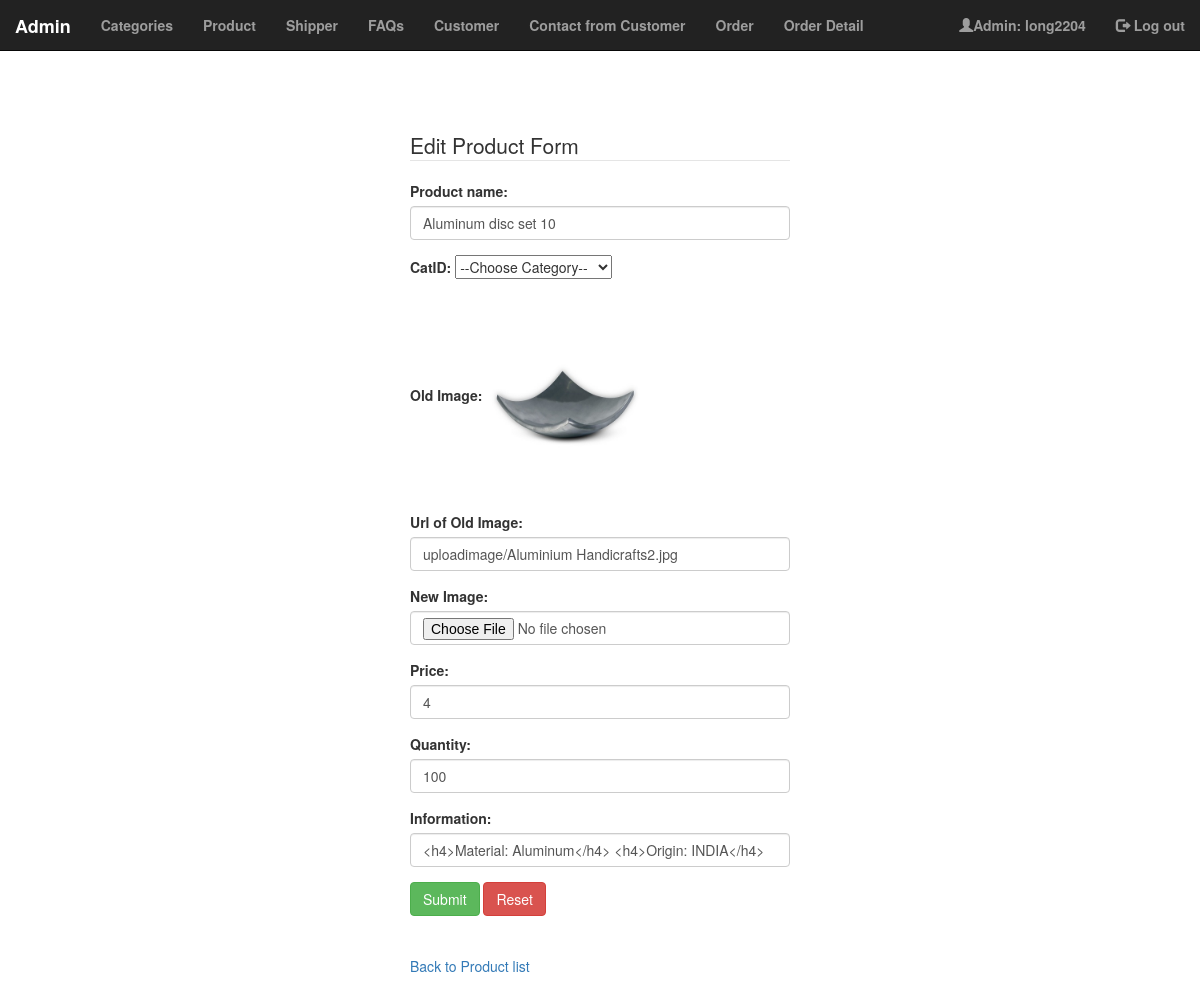
Screenshot of /code/foradmin/Products/edit.php?id=29 (signed in) with the database file from the repository.
### tables this page shows
CREATE TABLE `products` (
  `ProductID` int(11) NOT NULL,
  `Name` varchar(100) NOT NULL,
  `CatID` int(11) DEFAULT NULL,
  `Image` blob NOT NULL,
  `Price` float NOT NULL,
  `Quantity` int(11) NOT NULL,
  `Information` varchar(1000) NOT NULL
);

### code/foradmin/lib/database.php (called while the page is built, shortened)
<?php
function db_connect() {
    $connection = mysqli_connect(DB_SERVER, DB_USER, DB_PASS, DB_NAME);
    return $connection;
}
$db = db_connect();
function confirm_query_result($result){
    global $db;
    if (!$result){
        echo mysqli_error($db);
        db_disconnect($db);
        exit;
    } else {
        return $result;
    }
}
function find_products_by_id($id) {
    global $db;
    $sql = "SELECT * FROM products ";
    $sql .= "WHERE ProductID='" . $id . "'";
    $result = mysqli_query($db, $sql);
    $product = mysqli_fetch_assoc($result);
    return $product;
}
?>

### code/foradmin/Products/edit.php (the view, shortened to what this page needs)
<?php
require_once('../admin/adminheader.php');
$errors = [];
function isFormValidated(){
    global $errors;
    return count($errors) == 0;
}
if ($_SERVER["REQUEST_METHOD"] == 'POST'){
    $target_dir="uploadimage/";
    $target_file = $target_dir.basename($_FILES['newimage']['name']);
    if (empty($_POST['name'])){
        $errors[] = 'Product Name is required';
    }
    if (empty($_POST['Category'])){
        $errors[] = 'Category is required';
    }
    if (empty($_POST['Price'])){
        $errors[] = 'Price is required';
    }
    if (empty($_POST['information'])){
        $errors[] = 'Information is required';
    }
    if(!empty($_FILES['newimage']['name'])){
        if($_FILES['newimage']['error']>0){
            $errors[]= "Upload Image is error";
            print_r($_FILES);
        }else{
            unlink($_POST['UrloldImage']);
            move_uploaded_file($_FILES['newimage']['tmp_name'],$target_file);
        }
        $filename = stripslashes($_FILES['newimage']['name']);
        $extension = getExtension($filename);
        $extension = strtolower($extension);
        if (($extension != "jpg") && ($extension != "jpeg") && ($extension !="png") && ($extension != "gif"))
        {
            $errors[]= 'Please select an image';
        }
    }
    if (isFormValidated()){
        $_POST['Image'] = $target_dir.$_FILES['newimage']['name'];
        if(empty($_FILES['newimage']['name'])){
            $_POST['Image'] = $_POST['UrloldImage'];
        }
        $product = [];
        $product['ProductID'] = $_POST['ProductID'];
        $product['Name'] = $_POST['name'];
        $product['CatID'] = $_POST['Category'];
        $product['Image'] = $_POST['Image'];
        $product['Price'] = $_POST['Price'];
        $product['Quantity'] = $_POST['Quantity'];
        $product['Information'] = $_POST['information'];
        update_products($product);
        $_SESSION['Update'] = 'Update Successfull';
        redirect_to('index.php');
    }
}else {
    $id = $_GET['id'];
    $product = find_products_by_id($id);
}
?>
<!DOCTYPE html>
<html>
<head>
    <link rel="stylesheet" href="../../css/bootstrap.min.css">
</head>
<body>
    <br>
    <div class="row">
        <div class="col-xs-offset-4 col-xs-4">
            <form action="<?php echo $_SERVER["PHP_SELF"]?>" method="POST" role="form" enctype="multipart/form-data">
                <legend>Edit Product Form</legend>
                <div class="form-group">
                    <label for="name">Product name:</label>
                    <input type="text" class="form-control" name="name" value="<?php echo isFormValidated()? $product['Name']: $_POST['name'] ?>">
                </div>
                <div class="form-group">
                    <label for="CatID">CatID:</label>
                    <select name="Category" id="">
                        <option value="">--Choose Category--</option>
                    </select>
                </div>
                <div class="form-group">
                    <label for="oldimage">Old Image: </label>
                    <img height=200 src="<?php echo $product['Image'];?>">
                </div>
                <div class="form-group" disabled>
                    <label for="UrloldImage">Url of Old Image: </label>
                    <input type="text" class="form-control" name="UrloldImage" value="<?php echo isFormValidated()? $product['Image']: $_POST['UrloldImage'];?>">
                </div>
                <div class="form-group">
                    <label for="newimage">New Image:</label>
                    <input type="file" class="form-control" name="newimage">
                </div>
                <div class="form-group">
                    <label for="Price">Price:</label>
                    <input type="number" step="0.01" class="form-control" name="Price" value="<?php echo isFormValidated()? $product['Price']: $_POST['Price'] ?>">
                </div>
                <div class="form-group">
                    <label for="Quantity">Quantity:</label>
                    <input type="number"  class="form-control" name="Quantity" value="<?php echo isFormValidated()? $product['Quantity']: $_POST['Quantity'] ?>">
                </div>
                <div class="form-group">
                    <label for="information">Information:</label>
                    <input type="text" class="form-control" name="information" value="<?php echo isFormValidated()? $product['Information']: $_POST['information'] ?>">
                </div>
                <input type="submit"  name="submit"  class="btn btn-success" value="Submit">
                <input type="reset" name="reset" value="Reset" class="btn btn-danger">
            </form>
            <br><br>
            <a href="index.php">Back to Product list</a>
        </div>
    </div>
</body>
</html>

### code/foradmin/Admin/AdminHeader.php (style rules this page uses)
body { margin-top:70px; }

### code/foradmin/Products/edit.php (style rules this page uses)
label { font-weight: bold; }
body { margin:50px auto; }

### rows the page displays
products: name "Aluminum disc set 10", Image (picture), UrloldImage "uploadimage/Aluminium Handicrafts2.jpg", Price "4", Quantity "100", information "<h4>Material: Aluminum</h4> <h4>Origin: INDIA</h4>"

### other values shown
$_SESSION['adminname'] "long2204"
